Frame 1 (no input): blank canvas, image omitted
Frame 60 (the mouse pressed at the canvas centre just before this capture): blank canvas, image omitted
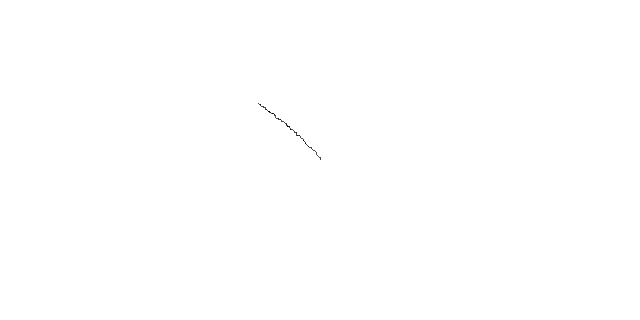
Frame 120 (the mouse held since frame 60 and released just before this capture)

The Processing sketch whose frames 1 and 60 were blank and that drew this single picture after the mouse press (run headless with seeded random() and noise(); from frame 60 on, the mouse is pressed at the canvas centre):

// Processing sketch: processing_128233
// ── processing_128233.pde

class Walker{
    int x;
    int y;
     
    Walker(){
        x = width/2;
        y = height/2;
    }
     
    void display(){
    stroke(0);
    point(x,y);
    }
 
    void step(){
     /*int stepx = int(random(3)) - 1;
     int stepy = int(random(3)) - 1;*/
    
     float stepx = random(-1,1);
     float stepy = random(-1,1);
     
     x += stepx;
     y += stepy;
    }
}
 
 
 
Walker w;
 
void setup(){
    size(640,320);
    w = new Walker();
    background(255);
}
 
void draw(){
    w.step();
    w.display();
}
